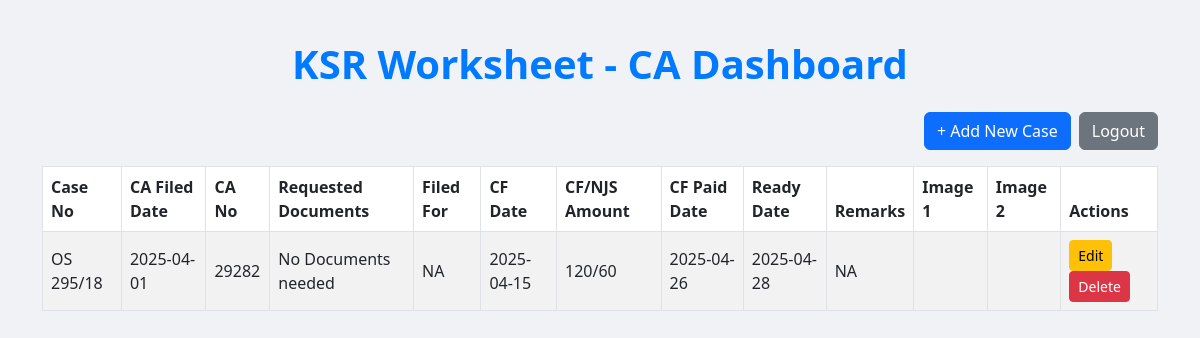
Page / (signed in) on the earlier database version.
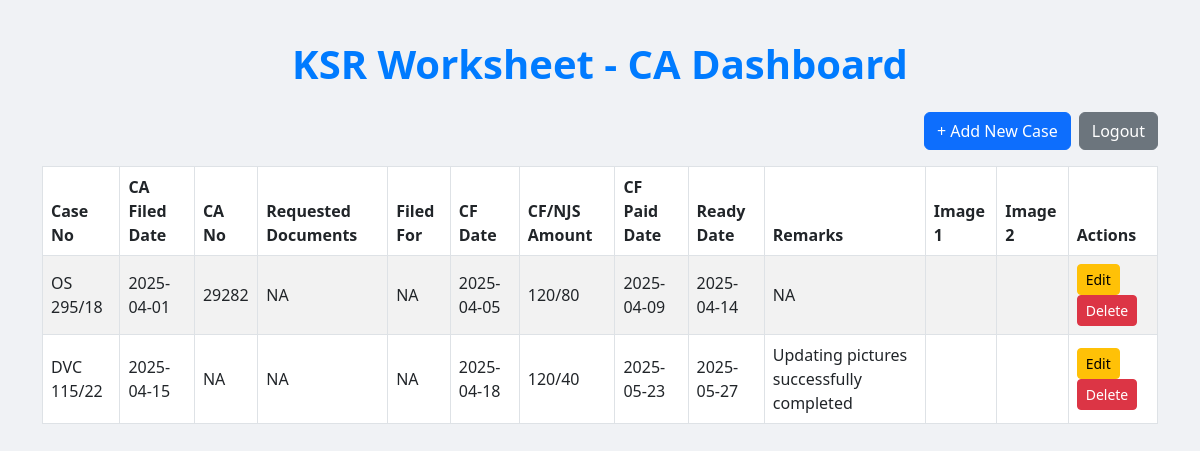
Same page on the later database version.
### App.py (models this page shows)
class Task(db.Model):
    id = db.Column(db.Integer, primary_key=True)
    case_number = db.Column(db.String(100), nullable=False)
    ca_filed_date = db.Column(db.Date, nullable=False)
    ca_number = db.Column(db.String(100), nullable=False)
    required_details = db.Column(db.Text, nullable=False)
    filed_for = db.Column(db.String(100), nullable=False)
    cf_date = db.Column(db.Date, nullable=False)
    cf_amount = db.Column(db.Float, nullable=False)
    cf_paid_date = db.Column(db.Date, nullable=True)
    ca_ready_date = db.Column(db.Date, nullable=True)
    remarks = db.Column(db.Text, nullable=True)

### App.py (the view)
@app.route('/')
@login_required
def index():
    tasks = Task.query.all()
    return render_template('index.html', tasks=tasks)

### App.py (called while the page is built)
def login_required(f):
    from functools import wraps
    @wraps(f)
    def decorated_function(*args, **kwargs):
        if 'user_id' not in session:
            return redirect(url_for('login'))
        return f(*args, **kwargs)
    return decorated_function

### templates/index.html (shortened to what this page needs)
<!DOCTYPE html>
<html lang="en">
<head>
    <link href="https://cdn.jsdelivr.net/npm/bootstrap@5.3.0/dist/css/bootstrap.min.css" rel="stylesheet">
</head>
<body>
<div class="container dashboard">
    <h1 class="text-center mb-4">KSR Worksheet - CA Dashboard</h1>
    <div class="d-flex justify-content-end mb-3">
        <a href="/add" class="btn btn-primary me-2">+ Add New Case</a>
        <a href="/logout" class="btn btn-secondary">Logout</a>
    </div>
    <div class="table-responsive">
        <table class="table table-bordered table-hover table-striped align-middle">
            <thead>
                <tr>
                    <th>Case No</th><th>CA Filed Date</th><th>CA No</th><th>Requested Documents</th><th>Filed For</th><th>CF Date</th>
                    <th>CF/NJS Amount</th><th>CF Paid Date</th><th>Ready Date</th><th>Remarks</th><th>Image 1</th><th>Image 2</th><th>Actions</th>
                </tr>
            </thead>
            <tbody>
                {% for task in tasks %}
                <tr>
                    <td>{{ task.case_number }}</td>
                    <td>{{ task.ca_filed_date }}</td>
                    <td>{{ task.ca_number }}</td>
                    <td>{{ task.required_details }}</td>
                    <td>{{ task.filed_for }}</td>
                    <td>{{ task.cf_date }}</td>
                    <td>{{ task.cf_amount }}</td>
                    <td>{{ task.cf_paid_date }}</td>
                    <td>{{ task.ca_ready_date }}</td>
                    <td>{{ task.remarks }}</td>
                    <td>
                    </td>
                    <td>
                    </td>
                    <td>
                        <a href="/update/{{ task.id }}" class="btn btn-warning btn-sm">Edit</a>
                        <a href="/delete/{{ task.id }}" class="btn btn-danger btn-sm">Delete</a>
                    </td>
                </tr>
                {% endfor %}
            </tbody>
        </table>
    </div>
</div>
</body>
</html>

### templates/index.html (style rules this page uses)
body { background: #f0f2f5; font-family: 'Segoe UI', sans-serif; }
.dashboard { margin-top: 40px; }
.dashboard h1 { color: #007bff; font-weight: 600; }
.btn-warning { background-color: #ffc107; color: black; }
.btn-danger { background-color: #dc3545; }
table thead { background-color: #343a40; color: white; }

Differences in the rows shown:
changed Task "OS 295/18": required_details "No Documents needed" → "NA"; cf_date "2025-04-15" → "2025-04-05"; cf_amount "120/60" → "120/80"; cf_paid_date "2025-04-26" → "2025-04-09"; ca_ready_date "2025-04-28" → "2025-04-14"
added Task: case_number "DVC 115/22", ca_filed_date "2025-04-15", ca_number "NA", required_details "NA", filed_for "NA", cf_date "2025-04-18", cf_amount "120/40", cf_paid_date "2025-05-23", ca_ready_date "2025-05-27", remarks "Updating pictures successfully completed"
